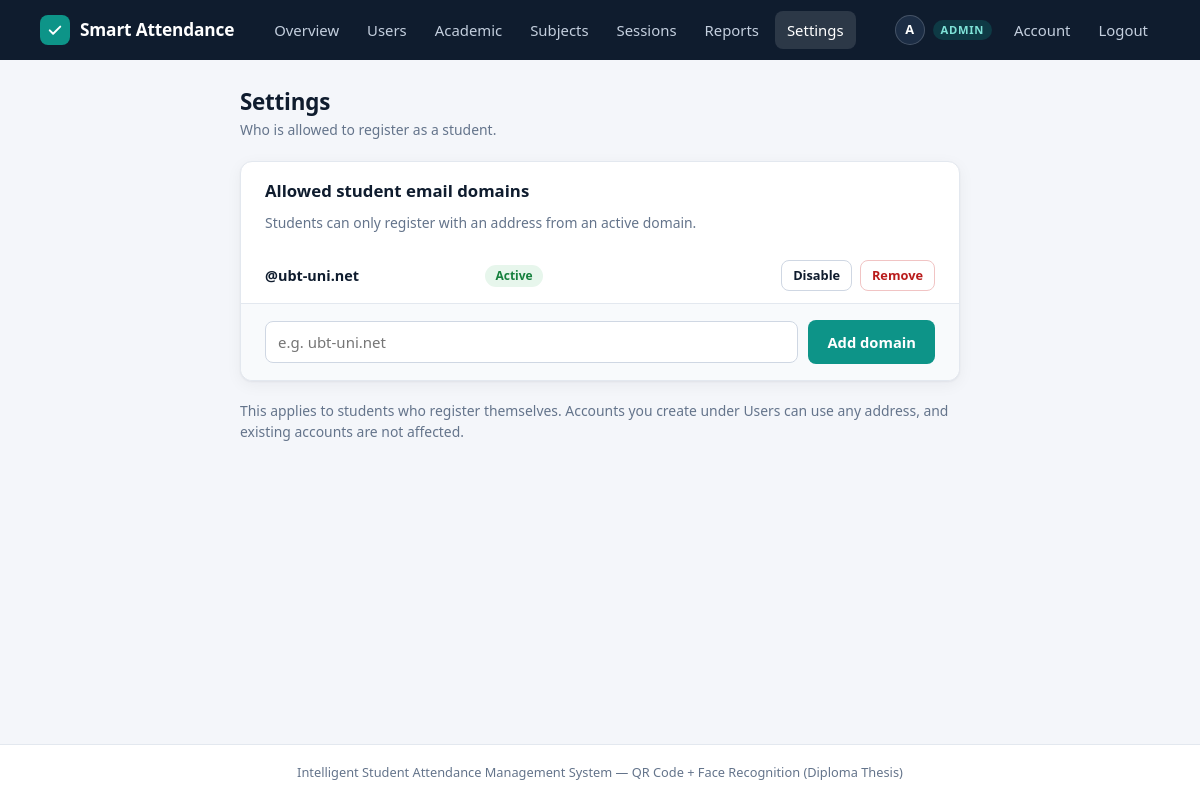
Page /admin/settings (signed in) on the committed database.
### tables this page shows
CREATE TABLE "users" (
        id            INTEGER PRIMARY KEY AUTOINCREMENT,
        full_name     TEXT NOT NULL,
        email         TEXT NOT NULL UNIQUE,
        password_hash TEXT NOT NULL,
        role          TEXT NOT NULL CHECK(role IN ('admin', 'professor', 'student')),
        student_id    TEXT,                 -- university/matriculation number (students only)
        face_encoding TEXT,                 -- JSON array of 128 floats (students only)
        is_active     INTEGER NOT NULL DEFAULT 1,            -- 0 = account disabled by an admin
        must_change_password INTEGER NOT NULL DEFAULT 0,     -- 1 = temporary password in use
        created_at    TIMESTAMP DEFAULT CURRENT_TIMESTAMP
    , face_photo TEXT, first_name TEXT, last_name TEXT, program_id INTEGER REFERENCES programs (id), study_year_id INTEGER REFERENCES study_years (id), specialisation_id INTEGER REFERENCES specialisations (id));

CREATE TABLE email_domains (
        id         INTEGER PRIMARY KEY AUTOINCREMENT,
        domain     TEXT NOT NULL UNIQUE,            -- e.g. "ubt-uni.net"
        is_active  INTEGER NOT NULL DEFAULT 1,
        created_at TIMESTAMP DEFAULT CURRENT_TIMESTAMP
    );

### academic.py (the view)
@bp.route("/settings")
def settings():
    domains = get_db().execute("SELECT * FROM email_domains ORDER BY domain").fetchall()
    return render_template("admin_settings.html", domains=domains)

### academic.py (called while the page is built)
@bp.before_request
def admins_only():
    user = g.get("user")
    if user is None:
        flash("Please log in to continue.", "error")
        return redirect(url_for("login"))
    if user["role"] != "admin":
        flash("You do not have permission to view that page.", "error")
        return redirect(url_for("index"))
    return None

### app.py (called while the page is built, shortened)
def csrf_token():
    if "_csrf" not in session:
        session["_csrf"] = secrets.token_hex(16)
    return session["_csrf"]

@app.before_request
def load_user_and_protect():
    g.user = None
    if request.endpoint == "static":
        return None
    user_id = session.get("user_id")
    if user_id is not None:
        g.user = get_db().execute("SELECT * FROM users WHERE id = ?", (user_id,)).fetchone()
        if g.user is None or not g.user["is_active"]:
            session.clear()
            g.user = None
            flash("Your account is no longer available. Please log in again.", "error")
    if g.user and g.user["must_change_password"] and request.endpoint not in ("account", "logout"):
        if request.is_json:
            return jsonify({"success": False, "message": "Please set a new password first."}), 403
        return redirect(url_for("account"))
    return None

@app.context_processor
def inject_globals():
    return {"current_user": g.get("user"), "csrf_token": csrf_token}

### database.py (called while the page is built)
def get_db():
    conn = sqlite3.connect(DB_PATH)
    conn.row_factory = sqlite3.Row
    conn.execute("PRAGMA foreign_keys = ON")
    return conn

def request_db():
    if "db" not in g:
        g.db = get_db()
    return g.db

### templates/admin_settings.html (shortened to what this page needs)
{% extends "base.html" %}
{% import "_macros.html" as ui with context %}
{% block container_class %}container-narrow{% endblock %}
{% block content %}
<div class="page-header">
    <div>
        <h2>Settings</h2>
        <p class="hint">Who is allowed to register as a student.</p>
    </div>
</div>
<div class="card card-flush">
    <div class="card-head">
        <h3>Allowed student email domains</h3>
        <span class="hint">Students can only register with an address from an active domain.</span>
    </div>
    {% if domains %}
    <div class="table-wrap">
        <table class="data-table">
            <tbody>
                {% for d in domains %}
                <tr>
                    <td class="cell-main">@{{ d.domain }}</td>
                    <td>{{ ui.active_badge(d.is_active) }}</td>
                    <td class="actions">
                        <form method="POST" action="{{ url_for('academic.domain_action') }}">
                            <button type="submit" class="btn btn-small btn-secondary">{{ 'Disable' if d.is_active else 'Enable' }}</button>
                        </form>
                        <form method="POST" action="{{ url_for('academic.domain_action') }}" data-confirm="Remove @{{ d.domain }}? New students will no longer be able to register with it.">
                            <button type="submit" class="btn btn-small btn-danger">Remove</button>
                        </form>
                    </td>
                </tr>
                {% endfor %}
            </tbody>
        </table>
    </div>
    {% else %}
    <p class="empty">No domains yet.</p>
    {% endif %}
    <div class="card-foot">
        <form method="POST" action="{{ url_for('academic.domain_action') }}" class="inline-form">
            <input type="text" name="domain" placeholder="e.g. ubt-uni.net" required maxlength="100" aria-label="Email domain">
            <button type="submit" class="btn btn-primary">Add domain</button>
        </form>
    </div>
</div>
<p class="hint">This applies to students who register themselves. Accounts you create under Users can use any address, and existing accounts are not affected.</p>
{% endblock %}

### templates/base.html (shortened to what this page needs)
<!DOCTYPE html>
<html lang="en">
<head>
<link rel="stylesheet" href="{{ url_for('static', filename='css/style.css') }}">
</head>
<body>
{% macro nav_link(endpoint, label, also=()) %}
<a href="{{ url_for(endpoint) }}" {% if request.endpoint == endpoint or request.endpoint in also %}class="active"{% endif %}>{{ label }}</a>
{% endmacro %}
<nav class="navbar">
    <div class="navbar-inner">
        <a href="{{ url_for('index') }}" class="brand">
            <span class="brand-mark">
                <svg viewBox="0 0 24 24" fill="none" stroke="#fff" stroke-width="2.6" stroke-linecap="round" stroke-linejoin="round" aria-hidden="true"><path d="M5 12.5l4.5 4.5L19 7.5"/></svg>
            </span>
            Smart Attendance
        </a>
        <div class="nav-menu" id="nav-menu">
            {% if current_user %}
                {% if current_user.role == 'admin' %}
                    {{ nav_link('admin_dashboard', 'Overview') }}
                    {{ nav_link('admin_users', 'Users', ('admin_user_new', 'admin_user_edit')) }}
                    {{ nav_link('academic.structure', 'Academic', ('academic.program',)) }}
                    {{ nav_link('academic.subjects', 'Subjects', ('academic.subject_new', 'academic.subject_edit')) }}
                    {{ nav_link('admin_sessions', 'Sessions', ('session_qr',)) }}
                    {{ nav_link('reports', 'Reports', ('report_students', 'report_student', 'report_session')) }}
                    {{ nav_link('academic.settings', 'Settings') }}
                {% elif current_user.role == 'professor' %}
                    {{ nav_link('professor_dashboard', 'Dashboard', ('session_qr',)) }}
                    {{ nav_link('professor_subjects', 'My Subjects') }}
                    {{ nav_link('create_session', 'New Session') }}
                    {{ nav_link('reports', 'Reports', ('report_students', 'report_student', 'report_session')) }}
                {% else %}
                    {{ nav_link('student_dashboard', 'Dashboard', ('enroll_face',)) }}
                {% endif %}
                <span class="nav-user">
                    <span class="avatar">{{ current_user.full_name[:1] | upper }}</span>
                    <span class="role-chip">{{ current_user.role }}</span>
                </span>
                {{ nav_link('account', 'Account') }}
                <a href="{{ url_for('logout') }}">Logout</a>
            {% else %}
                <span class="nav-spacer"></span>
                {{ nav_link('login', 'Login') }}
                {{ nav_link('register', 'Register') }}
            {% endif %}
        </div>
    </div>
</nav>
<main class="container {% block container_class %}{% endblock %}">
    {% block content %}{% endblock %}
</main>
<footer class="footer">
    Intelligent Student Attendance Management System &mdash; QR Code + Face Recognition (Diploma Thesis)
</footer>
</body>
</html>

### templates/_macros.html (shortened to what this page needs)
{% macro active_badge(is_active) %}
{% if is_active %}<span class="badge badge-success">Active</span>{% else %}<span class="badge badge-muted">Inactive</span>{% endif %}
{% endmacro %}

### rows in the picture
users: full_name "A", role "ADMIN"
email_domains: domain "ubt-uni.net", is_active "Disable"

### other values in the picture
{{ label }} "Overview Users Academic Subjects Sessions Reports Settings Account"
